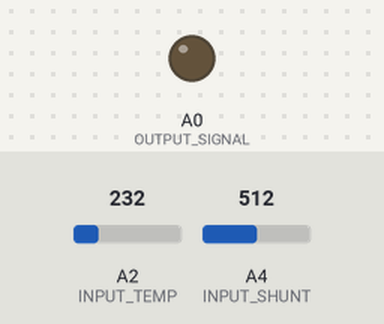
Bench run of a sketch on a simulated Arduino Zero (SAMD21). Parts: output pins drawn as LEDs (lit = HIGH). The test bench sets the inputs (shaded band); at power-on: A2 (INPUT_TEMP) = 232, A4 (INPUT_SHUNT) = 512 (analog values on the 0–1023 scale). What the sketch prints to the serial monitor is not drawn.

Above: at 0.1 s.
At 1.1 s:
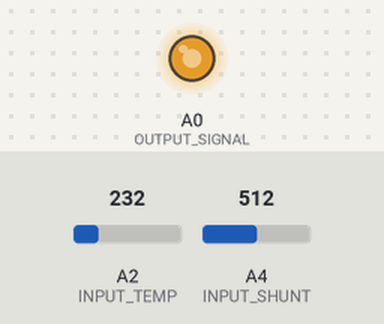
Timing chart, 0 to 12.5 s (numbered marks = the images above):
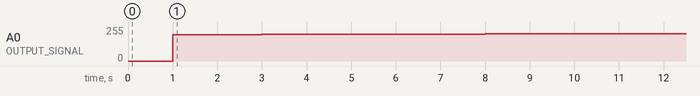

Measured:
- by itself, A0 (OUTPUT_SIGNAL): moves from 0/255 to 205/255 over 10.0 s

The sketch:

config_UPS.ino
```cpp
#define OUTPUT_SIGNAL A0
#define INPUT_TEMP A2
#define INPUT_SHUNT A4
int millivoltAtZeroDegrees = 507;
int changingMillivoltPerOneDegrees = 10;
double accuracyInput = 1.611;
double accuracyOutput = 3.223;
int minTempFloatDeg = 0;
int tempFirstMidPointFloat = 15;
int tempSecondMidFloatDeg = 35;
int maxTempFloatDeg = 50;
int minTempBoostDeg = 30;
int maxTempBoostDeg = 45;
int outputMaximum = 2660;
int outputMiddleFloat = 2550;
int  outputMinimum = 2468;
double valueOfNominalCurrentOnVoltage = 30.0;
//Вычисляемые значения

//Вычисляем значение показаний шунта для 10-битного АЦП, пока не округляя

double nominalCurrentADC = valueOfNominalCurrentOnVoltage/accuracyInput;

//Вычисляем пороговое значение, при котором происходит переключения с функции boost на Термокомпенсацию

int switchBoostTcThresholdValue = nominalCurrentADC/2;

//Вычисляем температуры для 10-битного АЦП

//Вычисление минимальной температуры графика Float для 10-битного АЦП
int minTempFloatADC = (millivoltAtZeroDegrees + minTempFloatDeg*changingMillivoltPerOneDegrees)/accuracyInput;
// вычисляем первую среднюю точку для 10-битного АЦП
int tempFirstPointFloatADC = (millivoltAtZeroDegrees + tempFirstMidPointFloat*changingMillivoltPerOneDegrees)/accuracyInput;
//вычисляем вторую среднюю точку для 10-битного АЦП
int tempSecondPointFloatADC = (millivoltAtZeroDegrees + tempSecondMidFloatDeg*changingMillivoltPerOneDegrees)/accuracyInput;
//вычисляем максимальну температуру для 10-битного АЦП
int maxTempFloatADC= (millivoltAtZeroDegrees + maxTempFloatDeg*changingMillivoltPerOneDegrees)/accuracyInput;

//Вычисление минимальной температуры графика Boost для 10-битного АЦП
int minTempBoostADC = (millivoltAtZeroDegrees + minTempBoostDeg*changingMillivoltPerOneDegrees)/accuracyInput;
//Вычисление максимальной температуры графика Boost после которого происходит переход на Float для 10 битного АЦП
int maxTempBoostADC = (millivoltAtZeroDegrees + maxTempBoostDeg*changingMillivoltPerOneDegrees)/accuracyInput;

//Вычисляем значения выходного напряжения управления для 10 битного ЦАП

//вычисляем значение выходного напряжения для 10-битного ЦАП, увеличиваем на единицу, т.к. в данной версии для Тубор это необходимо
//из-за грубого округления при отбрасывании десятых долей
int outputMaxDAC = outputMaximum/accuracyOutput + 1;
//вычисляем значение выходного напряжение средних точек Float для 10-битного ЦАП
int outputMidFloatDAC = outputMiddleFloat/accuracyOutput;
//вычисляем значение выходно напряжения макисмальной точки для Boost, но в данном случае оно равно значению средних точек Float
int outputMaxBoostDAC = outputMidFloatDAC;
//вычисляем значение выходного напряжения при максимальной температуре для 10-битного ЦАП
int outputMinDAC = outputMinimum/accuracyOutput;

//Перменные

//Созадём массив на 10 точек для скользящей средней по температуре без инициализации
int arrayTemp[10];

//Создаём переменные для выходного сигнала и средней температуры для их использования в функции отображения на экране.
int outputSignal;
int averageTemperature;
int shuntCurrent;

void setup() {
  // put your setup code here, to run once:
  pinMode(INPUT_TEMP, INPUT);
  pinMode(INPUT_SHUNT, INPUT);
  analogReference(AR_INTERNAL1V65);
  analogWriteResolution(10);
  analogReadResolution(10);
  //first initialisation for array for Moving average

  for (int i=0; i<10; i++)
  {
  arrayTemp[i] = analogRead(INPUT_TEMP);
  delay(100);
  }
  outputSignal = outputMidFloatDAC;
   Serial.begin(9600);
}


void loop() {


  averageTemperature = getMovingAverageTen(arrayTemp);
  int valueOfCurrent = analogRead(INPUT_SHUNT);
  if(valueOfCurrent < switchBoostTcThresholdValue){
    outputSignal = outputFloat(averageTemperature);
  }
  else {
    if(outputSignal < outputBoost(averageTemperature) - 10) {
      int numberOfSteps = (outputBoost(averageTemperature)-outputSignal)/3;
      for(int i=0; i<numberOfSteps; i++) {
        outputSignal += 3;
        analogWrite (OUTPUT_SIGNAL, outputSignal);
        delay(1000);
      }
    }
    else
    outputSignal = outputBoost(averageTemperature);
  }

  displayingDataTemp ();

  analogWrite (OUTPUT_SIGNAL, outputSignal);

  delay(1000);

}

int outputFloat(int tempLevel){
   int outputSignalFloat;
   if(tempLevel <= minTempFloatADC){
    outputSignalFloat = outputMaxDAC;
  }
  else if (tempLevel > minTempFloatADC && tempLevel <= tempFirstPointFloatADC){
    outputSignalFloat = map(tempLevel, minTempFloatADC, tempFirstPointFloatADC, outputMaxDAC, outputMidFloatDAC);
  }
  else if (tempLevel > tempFirstPointFloatADC && tempLevel <= tempSecondPointFloatADC) {
    outputSignalFloat = outputMidFloatDAC;
  }
  else if (tempLevel > tempSecondPointFloatADC && tempLevel <= maxTempFloatADC){
    outputSignalFloat = map(tempLevel, tempSecondPointFloatADC, maxTempFloatADC, outputMidFloatDAC, outputMinDAC);
  }
  else if (tempLevel > maxTempFloatADC){
    outputSignalFloat = outputMinDAC;
  }
  return outputSignalFloat;

}

int outputBoost(int tempLevel){
   int outputSignalBoost;
   if(tempLevel <= minTempBoostADC) {
    outputSignalBoost = outputMaxDAC;
   }
   else if(tempLevel > minTempBoostADC && tempLevel <= maxTempBoostADC) {
     outputSignalBoost = map (tempLevel, minTempBoostADC, maxTempBoostADC, outputMaxDAC, outputMaxBoostDAC);
   }
   else outputSignalBoost = outputFloat (tempLevel);

   return outputSignalBoost;
}

int getMovingAverageTen (int arrayTemp[10]) {

  for(byte j = 0; j < 9; j++){
    arrayTemp[j] = arrayTemp[j+1];
  }

  arrayTemp[9] = analogRead(INPUT_TEMP);

  int sum = 0;
  for(byte i = 0; i < 10 ; i++){
    sum += arrayTemp[i];
   }

  return sum/10;
}

void displayingDataTemp () {

  Serial.print("Output signal: ");
  Serial.println(outputSignal);

  Serial.print("Выходной сигнал в миллиВольтах:");
  Serial.println(outputSignal*accuracyOutput);
  Serial.print("Temperature in 10 bit: ");
  Serial.println(averageTemperature);
  double tempDeg = (averageTemperature*1650.0/1023.0-500.0)/10.0;
  Serial.print("Temperature in grad C: ");
  Serial.println(tempDeg);


  /*
  for(int i = 0 ; i < 10 ; i ++) {
  Serial.print("элемент массива: ");
  Serial.println(i);
  Serial.println(arrayTemp[i]);
  }
  */
  Serial.println(" ");
}
```
